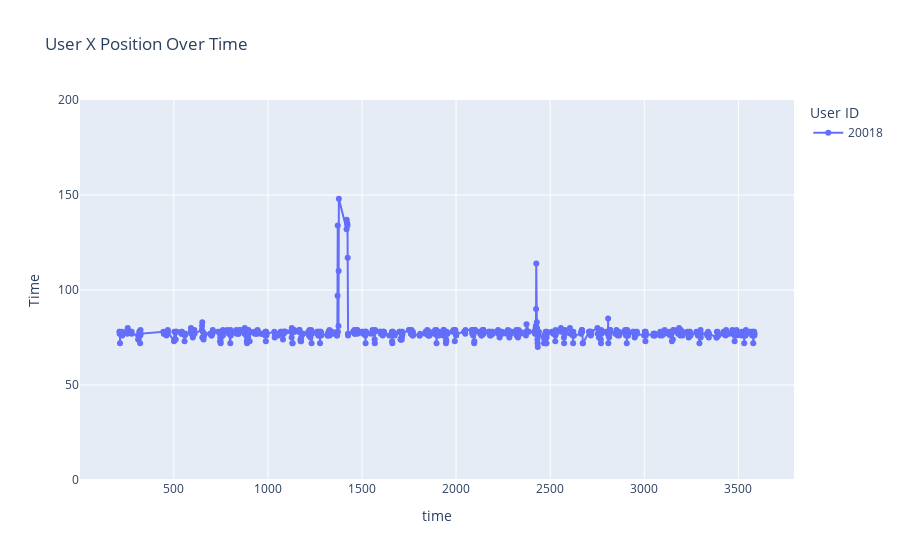
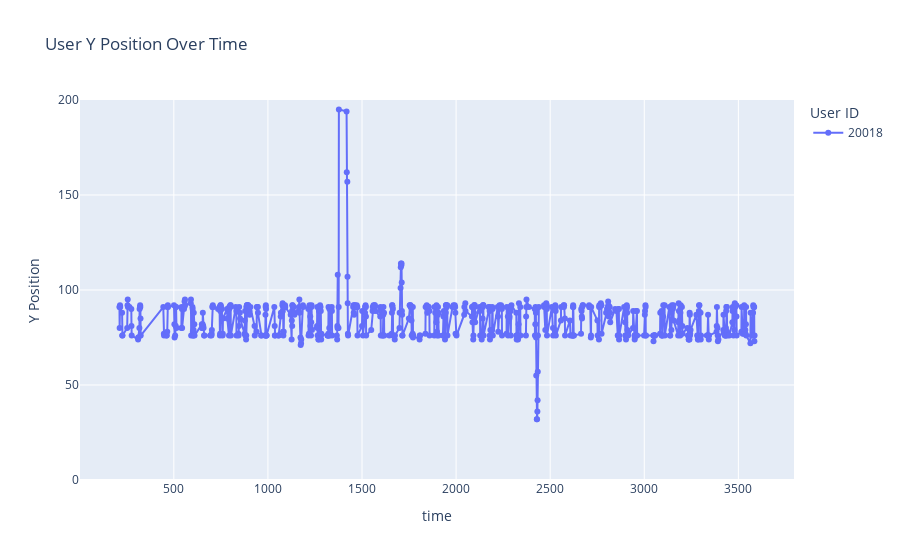

Notebook cell for these charts, in order:
### Code cell
plot_xy_trajectory(df_b, test_case)

### Figure 1 — Plotly figure (JSON) as saved in the notebook; plotly's stock layout.template omitted (floating-point values rounded to 4 significant figures; data arrays with more than 128 entries replaced by an {"elided": "..."} marker saying what was removed)
{"data": [{"hovertemplate": "User ID=20018<br>time=%{x}<br>Time=%{y}<extra></extra>", "legendgroup": "20018", "line": {"color": "#636efa", "dash": "solid"}, "marker": {"symbol": "circle"}, "mode": "lines+markers", "name": "20018", "orientation": "v", "showlegend": true, "type": "scatter", "x": {"elided": "695 int values"}, "xaxis": "x", "y": {"elided": "695 int values"}, "yaxis": "y"}], "layout": {"legend": {"title": {"text": "User ID"}, "tracegroupgap": 0}, "title": {"text": "User X Position Over Time"}, "xaxis": {"anchor": "y", "domain": [0, 1], "title": {"text": "time"}}, "yaxis": {"anchor": "x", "domain": [0, 1], "range": [0, 200], "title": {"text": "Time"}}}}

### Figure 2 — Plotly figure (JSON) as saved in the notebook; plotly's stock layout.template omitted (floating-point values rounded to 4 significant figures; data arrays with more than 128 entries replaced by an {"elided": "..."} marker saying what was removed)
{"data": [{"hovertemplate": "User ID=20018<br>time=%{x}<br>Y Position=%{y}<extra></extra>", "legendgroup": "20018", "line": {"color": "#636efa", "dash": "solid"}, "marker": {"symbol": "circle"}, "mode": "lines+markers", "name": "20018", "orientation": "v", "showlegend": true, "type": "scatter", "x": {"elided": "695 int values"}, "xaxis": "x", "y": {"elided": "695 int values"}, "yaxis": "y"}], "layout": {"legend": {"title": {"text": "User ID"}, "tracegroupgap": 0}, "title": {"text": "User Y Position Over Time"}, "xaxis": {"anchor": "y", "domain": [0, 1], "title": {"text": "time"}}, "yaxis": {"anchor": "x", "domain": [0, 1], "range": [0, 200], "title": {"text": "Y Position"}}}}
